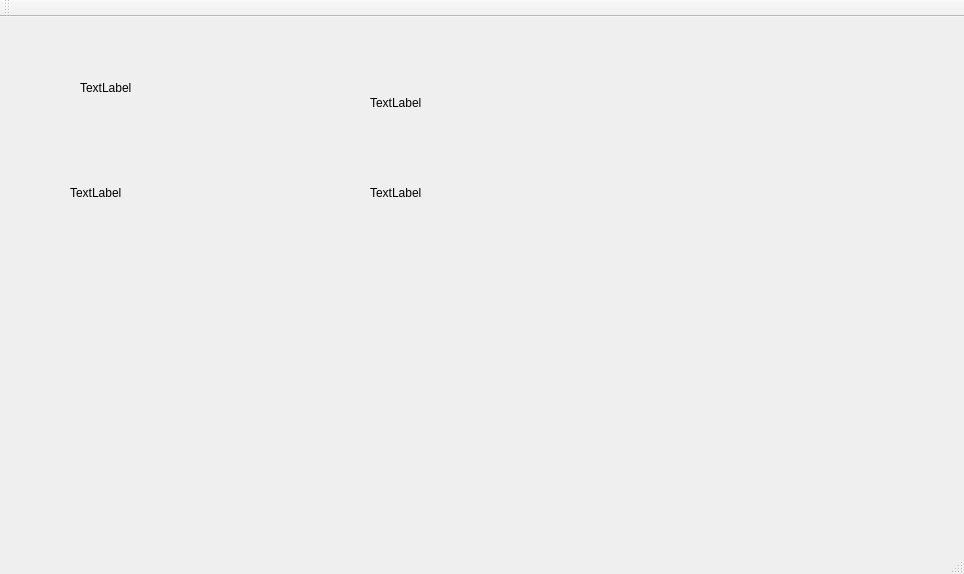
<?xml version="1.0" encoding="UTF-8"?>
<ui version="4.0">
 <class>MainWindow</class>
 <widget class="QMainWindow" name="MainWindow">
  <property name="geometry">
   <rect>
    <x>0</x>
    <y>0</y>
    <width>964</width>
    <height>574</height>
   </rect>
  </property>
  <property name="windowTitle">
   <string>MainWindow</string>
  </property>
  <widget class="QWidget" name="centralWidget">
   <widget class="QLabel" name="label_1">
    <property name="geometry">
     <rect>
      <x>80</x>
      <y>50</y>
      <width>201</width>
      <height>41</height>
     </rect>
    </property>
    <property name="text">
     <string>TextLabel</string>
    </property>
   </widget>
   <widget class="QLabel" name="label_2">
    <property name="geometry">
     <rect>
      <x>70</x>
      <y>150</y>
      <width>141</width>
      <height>51</height>
     </rect>
    </property>
    <property name="text">
     <string>TextLabel</string>
    </property>
   </widget>
   <widget class="QLabel" name="label_3">
    <property name="geometry">
     <rect>
      <x>370</x>
      <y>60</y>
      <width>181</width>
      <height>51</height>
     </rect>
    </property>
    <property name="text">
     <string>TextLabel</string>
    </property>
   </widget>
   <widget class="QLabel" name="label_4">
    <property name="geometry">
     <rect>
      <x>370</x>
      <y>150</y>
      <width>171</width>
      <height>51</height>
     </rect>
    </property>
    <property name="text">
     <string>TextLabel</string>
    </property>
   </widget>
  </widget>
  <widget class="QMenuBar" name="menuBar">
   <property name="geometry">
    <rect>
     <x>0</x>
     <y>0</y>
     <width>964</width>
     <height>23</height>
    </rect>
   </property>
  </widget>
  <widget class="QToolBar" name="mainToolBar">
   <attribute name="toolBarArea">
    <enum>TopToolBarArea</enum>
   </attribute>
   <attribute name="toolBarBreak">
    <bool>false</bool>
   </attribute>
  </widget>
  <widget class="QStatusBar" name="statusBar"/>
 </widget>
 <layoutdefault spacing="6" margin="11"/>
 <resources/>
 <connections/>
</ui>
